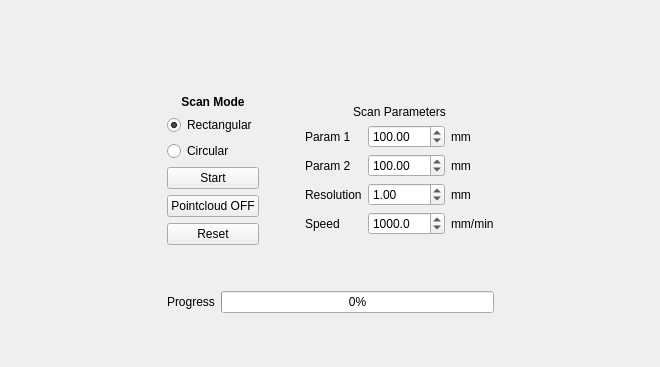
         <widget class="QWidget" name="tabScan">
          <attribute name="title">
           <string>ODmini 3D Profiler</string>
          </attribute>
          <layout class="QGridLayout" name="gridLayout_24">
           <item row="0" column="1">
            <spacer name="verticalSpacer_9">
             <property name="orientation">
              <enum>Qt::Vertical</enum>
             </property>
             <property name="sizeHint" stdset="0">
              <size>
               <width>20</width>
               <height>44</height>
              </size>
             </property>
            </spacer>
           </item>
           <item row="1" column="0">
            <spacer name="horizontalSpacer_33">
             <property name="orientation">
              <enum>Qt::Horizontal</enum>
             </property>
             <property name="sizeHint" stdset="0">
              <size>
               <width>156</width>
               <height>20</height>
              </size>
             </property>
            </spacer>
           </item>
           <item row="1" column="1">
            <layout class="QVBoxLayout" name="verticalLayout_31">
             <item>
              <layout class="QHBoxLayout" name="horizontalLayout_20">
               <item>
                <layout class="QVBoxLayout" name="verticalLayout_29">
                 <item>
                  <spacer name="verticalSpacer_16">
                   <property name="orientation">
                    <enum>Qt::Vertical</enum>
                   </property>
                   <property name="sizeHint" stdset="0">
                    <size>
                     <width>20</width>
                     <height>40</height>
                    </size>
                   </property>
                  </spacer>
                 </item>
                 <item>
                  <widget class="QLabel" name="label_scan_mode">
                   <property name="font">
                    <font>
                     <weight>75</weight>
                     <bold>true</bold>
                    </font>
                   </property>
                   <property name="text">
                    <string>Scan Mode</string>
                   </property>
                   <property name="alignment">
                    <set>Qt::AlignCenter</set>
                   </property>
                  </widget>
                 </item>
                 <item>
                  <widget class="QRadioButton" name="radioButton_rectangular">
                   <property name="cursor">
                    <cursorShape>PointingHandCursor</cursorShape>
                   </property>
                   <property name="text">
                    <string>Rectangular</string>
                   </property>
                   <property name="checked">
                    <bool>true</bool>
                   </property>
                  </widget>
                 </item>
                 <item>
                  <widget class="QRadioButton" name="radioButton_circular">
                   <property name="cursor">
                    <cursorShape>PointingHandCursor</cursorShape>
                   </property>
                   <property name="text">
                    <string>Circular</string>
                   </property>
                  </widget>
                 </item>
                 <item>
                  <widget class="QPushButton" name="pushButton_scan_start">
                   <property name="text">
                    <string>Start</string>
                   </property>
                  </widget>
                 </item>
                 <item>
                  <widget class="QPushButton" name="pushButton_scan_pointcould_on_off">
                   <property name="autoFillBackground">
                    <bool>false</bool>
                   </property>
                   <property name="text">
                    <string>Pointcloud OFF</string>
                   </property>
                   <property name="checkable">
                    <bool>true</bool>
                   </property>
                   <property name="checked">
                    <bool>false</bool>
                   </property>
                  </widget>
                 </item>
                 <item>
                  <widget class="QPushButton" name="pushButton_scan_pointcould_reset">
                   <property name="text">
                    <string>Reset</string>
                   </property>
                  </widget>
                 </item>
                 <item>
                  <spacer name="verticalSpacer_17">
                   <property name="orientation">
                    <enum>Qt::Vertical</enum>
                   </property>
                   <property name="sizeHint" stdset="0">
                    <size>
                     <width>20</width>
                     <height>40</height>
                    </size>
                   </property>
                  </spacer>
                 </item>
                </layout>
               </item>
               <item>
                <spacer name="horizontalSpacer_35">
                 <property name="orientation">
                  <enum>Qt::Horizontal</enum>
                 </property>
                 <property name="sizeHint" stdset="0">
                  <size>
                   <width>40</width>
                   <height>20</height>
                  </size>
                 </property>
                </spacer>
               </item>
               <item>
                <layout class="QVBoxLayout" name="verticalLayout_30">
                 <item>
                  <spacer name="verticalSpacer_18">
                   <property name="orientation">
                    <enum>Qt::Vertical</enum>
                   </property>
                   <property name="sizeHint" stdset="0">
                    <size>
                     <width>20</width>
                     <height>20</height>
                    </size>
                   </property>
                  </spacer>
                 </item>
                 <item>
                  <widget class="QLabel" name="label_scan_parameters">
                   <property name="font">
                    <font>
                     <weight>50</weight>
                     <bold>false</bold>
                    </font>
                   </property>
                   <property name="text">
                    <string>Scan Parameters</string>
                   </property>
                   <property name="alignment">
                    <set>Qt::AlignCenter</set>
                   </property>
                  </widget>
                 </item>
                 <item>
                  <layout class="QGridLayout" name="gridLayout_20">
                   <item row="0" column="0">
                    <widget class="QLabel" name="label_param_1">
                     <property name="text">
                      <string>Param 1</string>
                     </property>
                    </widget>
                   </item>
                   <item row="0" column="1">
                    <widget class="QDoubleSpinBox" name="doubleSpinBox_param_1">
                     <property name="maximum">
                      <double>1000.000000000000000</double>
                     </property>
                     <property name="value">
                      <double>100.000000000000000</double>
                     </property>
                    </widget>
                   </item>
                   <item row="0" column="2">
                    <widget class="QLabel" name="label_unit_mm_1">
                     <property name="text">
                      <string>mm</string>
                     </property>
                    </widget>
                   </item>
                   <item row="1" column="0">
                    <widget class="QLabel" name="label_param_2">
                     <property name="text">
                      <string>Param 2</string>
                     </property>
                    </widget>
                   </item>
                   <item row="1" column="1">
                    <widget class="QDoubleSpinBox" name="doubleSpinBox_param_2">
                     <property name="maximum">
                      <double>1000.000000000000000</double>
                     </property>
                     <property name="value">
                      <double>100.000000000000000</double>
                     </property>
                    </widget>
                   </item>
                   <item row="1" column="2">
                    <widget class="QLabel" name="label_unit_mm_2">
                     <property name="text">
                      <string>mm</string>
                     </property>
                    </widget>
                   </item>
                   <item row="2" column="0">
                    <widget class="QLabel" name="label_param_3">
                     <property name="text">
                      <string>Resolution</string>
                     </property>
                    </widget>
                   </item>
                   <item row="2" column="1">
                    <widget class="QDoubleSpinBox" name="doubleSpinBox_param_3">
                     <property name="decimals">
                      <number>2</number>
                     </property>
                     <property name="maximum">
                      <double>100.000000000000000</double>
                     </property>
                     <property name="singleStep">
                      <double>0.500000000000000</double>
                     </property>
                     <property name="value">
                      <double>1.000000000000000</double>
                     </property>
                    </widget>
                   </item>
                   <item row="2" column="2">
                    <widget class="QLabel" name="label_unit_mm_3">
                     <property name="text">
                      <string>mm</string>
                     </property>
                    </widget>
                   </item>
                   <item row="3" column="0">
                    <widget class="QLabel" name="label_param_4">
                     <property name="text">
                      <string>Speed</string>
                     </property>
                    </widget>
                   </item>
                   <item row="3" column="1">
                    <widget class="QDoubleSpinBox" name="doubleSpinBox_param_4">
                     <property name="decimals">
                      <number>1</number>
                     </property>
                     <property name="maximum">
                      <double>100000.000000000000000</double>
                     </property>
                     <property name="singleStep">
                      <double>100.000000000000000</double>
                     </property>
                     <property name="value">
                      <double>1000.000000000000000</double>
                     </property>
                    </widget>
                   </item>
                   <item row="3" column="2">
                    <widget class="QLabel" name="label_unit_mm_4">
                     <property name="text">
                      <string>mm/min</string>
                     </property>
                    </widget>
                   </item>
                  </layout>
                 </item>
                 <item>
                  <spacer name="verticalSpacer_15">
                   <property name="orientation">
                    <enum>Qt::Vertical</enum>
                   </property>
                   <property name="sizeHint" stdset="0">
                    <size>
                     <width>20</width>
                     <height>20</height>
                    </size>
                   </property>
                  </spacer>
                 </item>
                </layout>
               </item>
              </layout>
             </item>
             <item>
              <layout class="QHBoxLayout" name="horizontalLayout_21">
               <item>
                <widget class="QLabel" name="label_scan_progress">
                 <property name="text">
                  <string>Progress</string>
                 </property>
                </widget>
               </item>
               <item>
                <widget class="QProgressBar" name="progressBar_scan">
                 <property name="value">
                  <number>0</number>
                 </property>
                </widget>
               </item>
              </layout>
             </item>
            </layout>
           </item>
           <item row="1" column="2">
            <spacer name="horizontalSpacer_34">
             <property name="orientation">
              <enum>Qt::Horizontal</enum>
             </property>
             <property name="sizeHint" stdset="0">
              <size>
               <width>155</width>
               <height>20</height>
              </size>
             </property>
            </spacer>
           </item>
           <item row="2" column="1">
            <spacer name="verticalSpacer_13">
             <property name="orientation">
              <enum>Qt::Vertical</enum>
             </property>
             <property name="sizeHint" stdset="0">
              <size>
               <width>20</width>
               <height>43</height>
              </size>
             </property>
            </spacer>
           </item>
          </layout>
         </widget>
